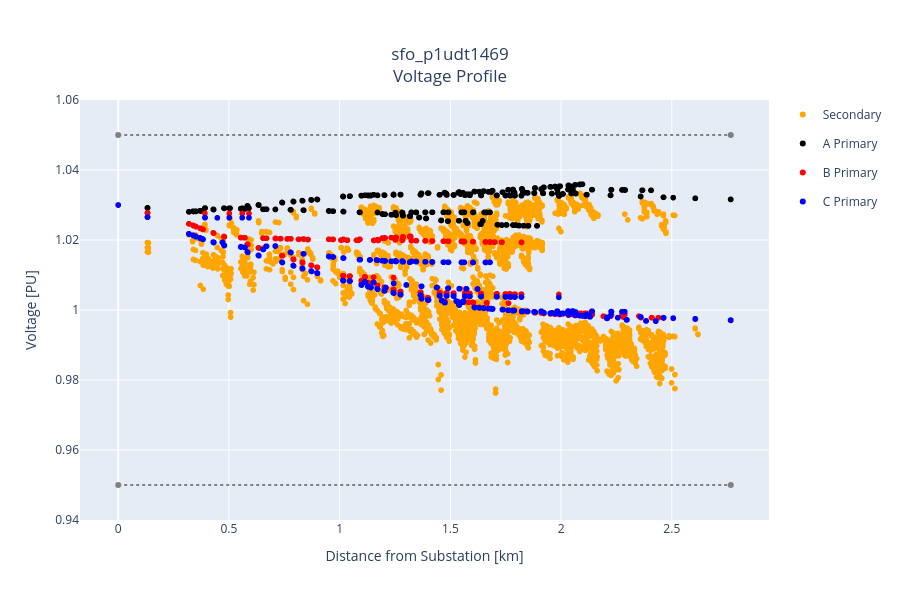

The notebook cell saved with this chart:
### Markdown cell above
Another useful type of plot is the `plotly` plot that allows for a more interactive experience typical of plotly plots.

### Code cell
fig = feeder.plot(kind='plotly')

### Figure 1 — Plotly figure (JSON) as saved in the notebook; plotly's stock layout.template omitted (floating-point values rounded to 4 significant figures; data arrays with more than 128 entries replaced by an {"elided": "..."} marker saying what was removed)
{"data": [{"line": {"color": "grey", "dash": "dot", "width": 2}, "name": "Over Voltage", "showlegend": false, "type": "scatter", "x": [0, 2.767], "y": [1.05, 1.05]}, {"line": {"color": "grey", "dash": "dot", "width": 2}, "name": "Under Voltage", "showlegend": false, "type": "scatter", "x": [0, 2.767], "y": [0.95, 0.95]}, {"customdata": {"elided": "4803x3 mixed values"}, "hovertemplate": "<b>Bus:  %{customdata[0]}</b><br>\n    %{y:.4f} V PU<br>\n    %{customdata[2]}<br>\n    %{x:.2f} km from substation<br>\n    %{customdata[1]:.2f} kV Base<extra></extra>\n    ", "legendgroup": "Secondary", "marker": {"color": "orange", "symbol": "circle"}, "mode": "markers", "name": "Secondary", "showlegend": true, "type": "scattergl", "x": {"elided": "4803 float values"}, "xaxis": "x", "y": {"elided": "4803 float values"}, "yaxis": "y"}, {"customdata": {"elided": "616x3 mixed values"}, "hovertemplate": "<b>Bus:  %{customdata[0]}</b><br>\n    %{y:.4f} V PU<br>\n    %{customdata[2]}<br>\n    %{x:.2f} km from substation<br>\n    %{customdata[1]:.2f} kV Base<extra></extra>\n    ", "legendgroup": "A Primary", "marker": {"color": "black", "symbol": "circle"}, "mode": "markers", "name": "A Primary", "showlegend": true, "type": "scattergl", "x": {"elided": "616 float values"}, "xaxis": "x", "y": {"elided": "616 float values"}, "yaxis": "y"}, {"customdata": {"elided": "616x3 mixed values"}, "hovertemplate": "<b>Bus:  %{customdata[0]}</b><br>\n    %{y:.4f} V PU<br>\n    %{customdata[2]}<br>\n    %{x:.2f} km from substation<br>\n    %{customdata[1]:.2f} kV Base<extra></extra>\n    ", "legendgroup": "B Primary", "marker": {"color": "red", "symbol": "circle"}, "mode": "markers", "name": "B Primary", "showlegend": true, "type": "scattergl", "x": {"elided": "616 float values"}, "xaxis": "x", "y": {"elided": "616 float values"}, "yaxis": "y"}, {"customdata": {"elided": "616x3 mixed values"}, "hovertemplate": "<b>Bus:  %{customdata[0]}</b><br>\n    %{y:.4f} V PU<br>\n    %{customdata[2]}<br>\n    %{x:.2f} km from substation<br>\n    %{customdata[1]:.2f} kV Base<extra></extra>\n    ", "legendgroup": "C Primary", "marker": {"color": "blue", "symbol": "circle"}, "mode": "markers", "name": "C Primary", "showlegend": true, "type": "scattergl", "x": {"elided": "616 float values"}, "xaxis": "x", "y": {"elided": "616 float values"}, "yaxis": "y"}], "layout": {"height": 600, "hoverlabel": {"font": {"size": 16}}, "title": {"text": "sfo_p1udt1469<br>Voltage Profile", "x": 0.5, "xanchor": "center", "y": 0.9, "yanchor": "top"}, "width": 900, "xaxis": {"showspikes": true, "spikethickness": 1, "title": {"text": "Distance from Substation [km]"}}, "yaxis": {"range": [0.94, 1.06], "showspikes": true, "spikethickness": 1, "title": {"text": "Voltage [PU]"}}}}
